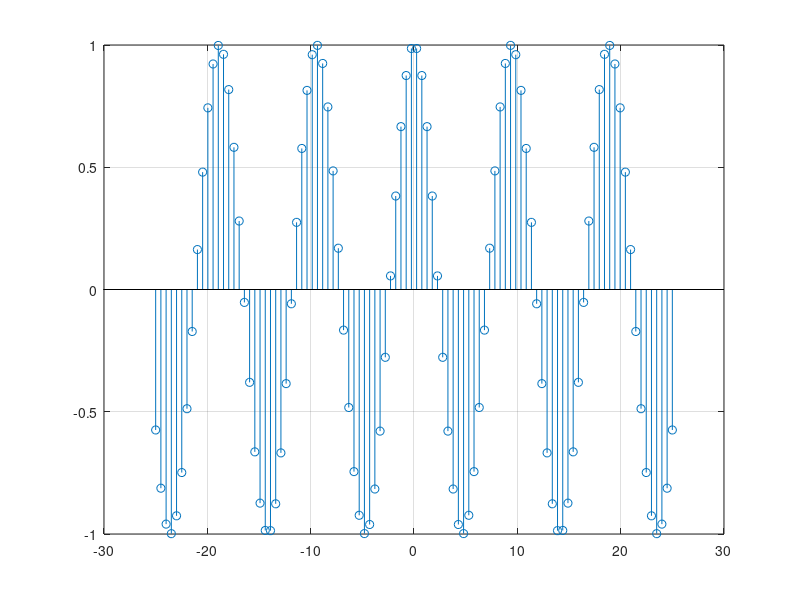
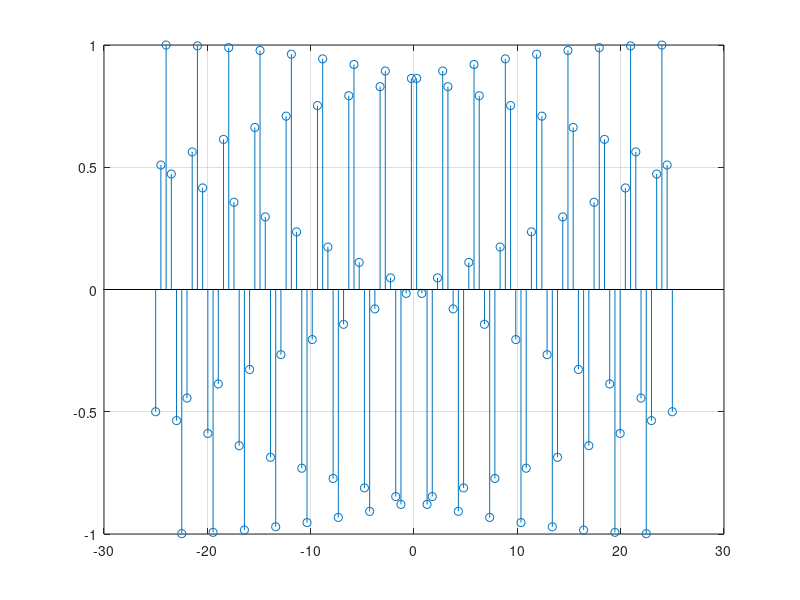
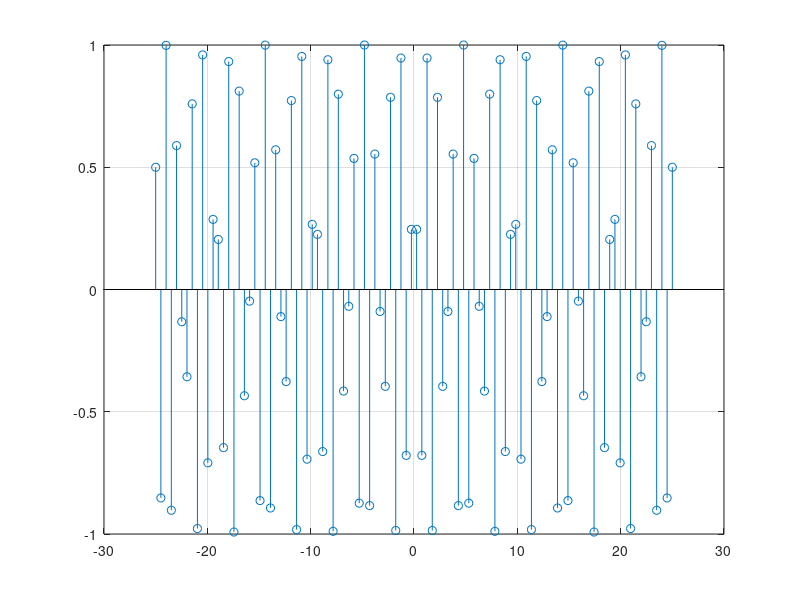
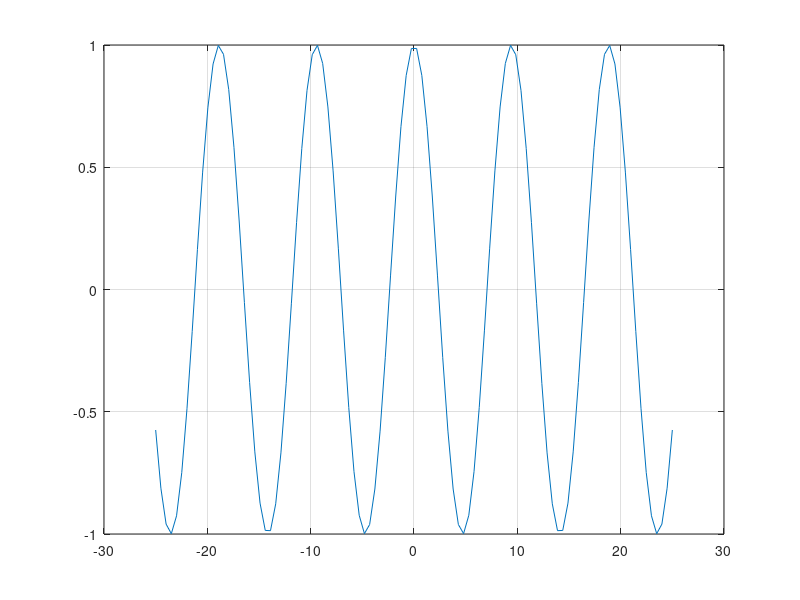

The MATLAB source for these figures, in order:

%a  ==> e^j*wo*n
figure(1)
n = linspace(-25,25)';
w=2/3;
Y = exp(1i*w*n);
stem(n,Y)
grid

hold




figure(2)
n = linspace(-25,25)';
w=2*pi/3;
Y = exp(1i*w*n);
stem(n,Y)
grid

hold



figure(3)
n = linspace(-25,25)';
w=5*pi/3;
Y = exp(1i*w*n);
stem(n,Y)
grid

hold
%b  ==> e^(j*w*t)

figure(4)

t = linspace(-25, 25, 100);
w=2/3;
m = exp(1i*w*t);



plot(t, m)
grid


hold





figure(5)

t = linspace(-25, 25, 1000);
w=2*pi/3;
m =exp(1i*w*t);


plot(t, m)
grid


hold



figure(6)

t = linspace(-25, 25, 1000);
w=5*pi/3;
m =exp(1i*w*t);


plot(t, m)
grid


hold